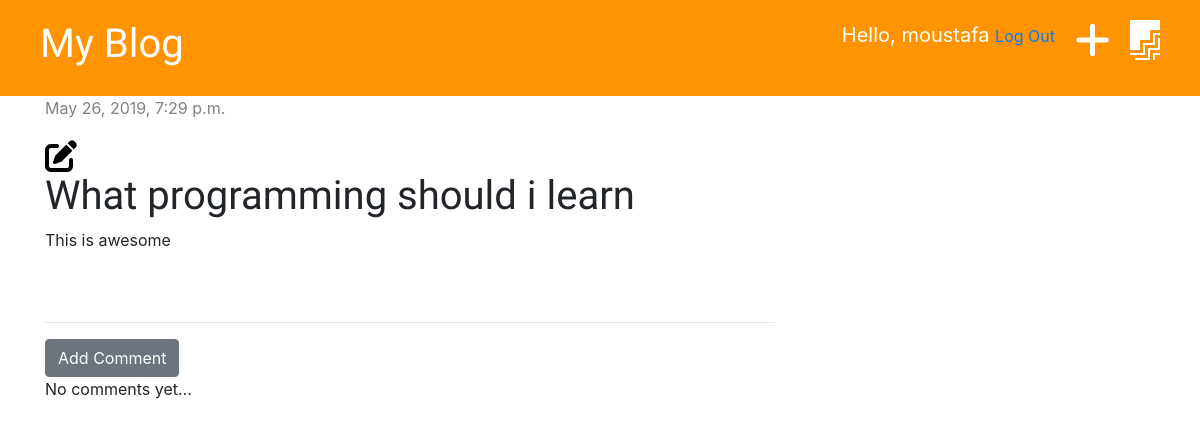
The page /post/1/ (signed in) on the database as committed earlier.
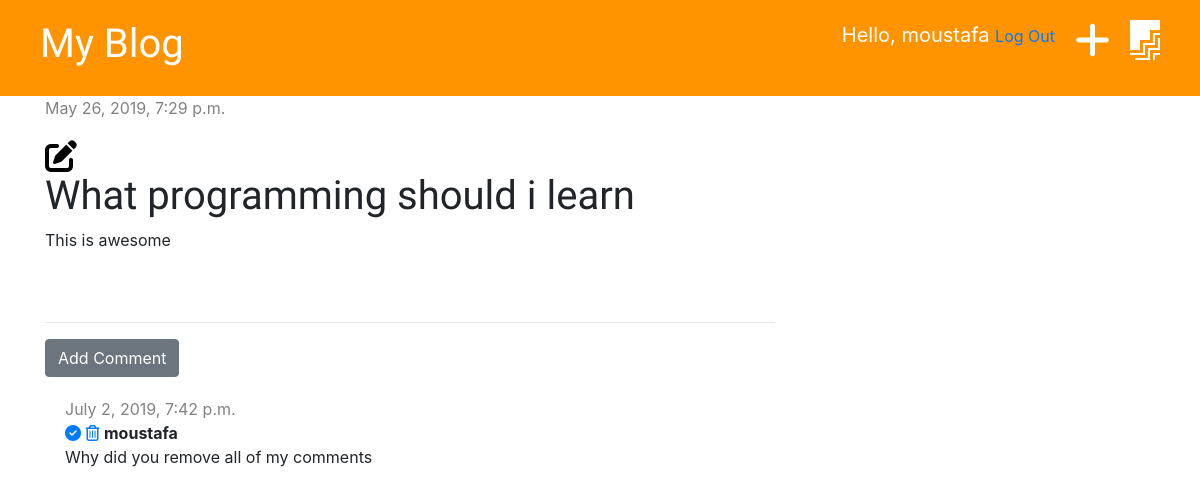
The same page on the database as committed later.
### blog/models.py (models this page shows, shortened)
class Post(models.Model):
    author = models.ForeignKey('auth.User', on_delete= models.CASCADE)
    title = models.CharField(max_length=200)
    text = models.TextField()
    created_date = models.DateTimeField(default=timezone.now)
    published_date = models.DateTimeField(blank=True, null=True)

class Comment(models.Model):
    post = models.ForeignKey('blog.Post', on_delete=models.CASCADE, related_name='comments')
    author = models.CharField(max_length=200)
    created_date = models.DateTimeField(default=timezone.now)
    text = models.TextField()
    approved = models.BooleanField(default=False)

### blog/views.py (the view)
# urls.py: path('post/<int:pk>/', views.post_detail, name='post_detail'),
def post_detail(request, pk):
    posts = get_object_or_404(Post, pk=pk)
    stuff_for_frontend = {'posts': posts }
    return render(request, 'blog/post_detail.html', stuff_for_frontend)

### blog/templates/blog/post_detail.html (shortened to what this page needs)
{% extends 'blog/base.html' %}
{% block content %}
    <div class="post">
        {% if posts.published_date %}
            <div class="date">
                {{ posts.published_date }}
            </div>
        {% else %}
            <a href="{% url 'post_publish' pk=posts.pk %}" class="btn btn-primary">Publish</a>
        {% endif %}
        {% if user.is_authenticated %}
        <a href="{% url 'post_edit' pk=posts.pk %}"><i class="fas fa-edit fa-2x" style="color: black; padding-top:20px;"></i></a>
        {% endif %}
        <h1>{{ posts.title }}</h1>
        <p>{{ posts.text|linebreaksbr }}</p>
    </div>
   <hr>
    <a href="{% url 'add_comment_to_post' pk=posts.pk %}" class="btn btn-secondary">Add Comment</a>
    {% for comment in posts.comments.all %}
        {% if user.is_authenticated or comment.approved %}
        <div class="comment">
            <div class="date">
                {{ comment.created_date }}
            </div>
            {% if not comment.approved and user.is_superuser %}
                <a href="{% url 'comment_approve' pk=comment.pk %}"><i class="fas fa-check-circle"></i></a>
                <a href="{% url 'comment_remove' pk=comment.pk %}" ><i class="far fa-trash-alt"></i></a>
            {% endif %}
            <strong>{{ comment.author }}</strong>
            <p>{{ comment.text }}</p>
        </div>
        {% endif %}
    {% empty %}
        <p>No comments yet...</p>
    {% endfor %}
{% endblock %}

### blog/templates/blog/base.html (shortened to what this page needs)
{% load static %}
{% load staticfiles %}
<html lang="en">
<head>
    <link rel="stylesheet" href="{% static 'blog/style.css' %}" type="text/css">
    <link rel="stylesheet" href="https://stackpath.bootstrapcdn.com/bootstrap/4.3.1/css/bootstrap.min.css">
</head>
<body>
    <div class="page-header">
        {% if user.is_authenticated %}
        <a href="{% url 'post_draft_list' %}" class="top-menu"><i class="fab fa-firstdraft fa-2x"></i></a>
        <a href="{% url 'post_new' %}" class="top-menu"><i class="fas fa-plus fa-2x"></i></a>
        <p class="top-menu">Hello, {{ user.username }} <small><a href="{% url 'logout' %}?next=/">Log Out</a></small> </p>
        {% else %}
        <a href="{% url 'login' %}" class="top-menu"><i class="fas fa-sign-in-alt fa-2x"></i></a>
        {% endif %}
        <h1><a href="{% url 'post_list' %}">My Blog</a></h1>
    </div>
    <div class="content container">
        <div class="row">
            <div class="col-md-8">
                {% block content %}
                {% endblock %}
            </div>
        </div>
    </div>
</body>
</html>

### blog/static/blog/style.css (style rules this page uses)
.page-header { background-color: #ff9400; margin-top: 0; padding: 20px 20px 20px 40px; }
.page-header h1, .page-header h1 a { color: #ffffff; font-size: 30pt; text-decoration: none; }
.content, .container { margin-left: 20px; }
h1, h2, h3, h4 { font-family: 'Tangerine', 'Inconsolata', 'Droid Sans', serif; font-size: 48px; }
.date { color: #828282; }
.post { margin-bottom: 70px; }
.top-menu { color: #ffffff; float: right; font-size: 20px; margin-right: 20px; }
.comment { margin: 20px 0px 20px 20px; }

Rows that differ between the two databases and show on the page:
added Comment: created_date "July 2, 2019, 7:42 p.m.", approved False (drawn), author "moustafa", text "Why did you remove all of my comments"
Other text that changed with them:
text no longer shown: "No comments yet..."
